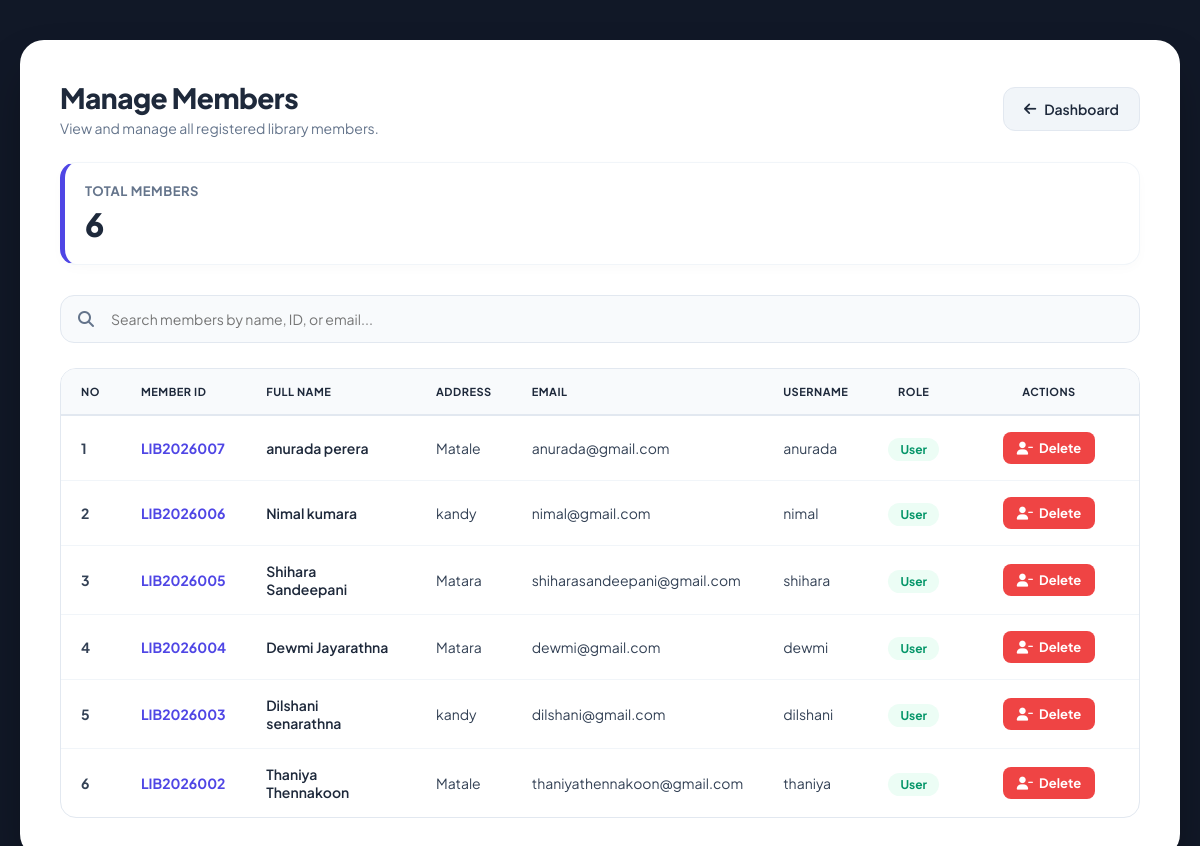
/members.php, run on the app's committed database.
### tables this page shows
CREATE TABLE IF NOT EXISTS `users` (
  `id` int NOT NULL AUTO_INCREMENT,
  `full_name` varchar(100) DEFAULT NULL,
  `address` text,
  `email` varchar(100) DEFAULT NULL,
  `username` varchar(100) DEFAULT NULL,
  `password` varchar(100) DEFAULT NULL,
  `role` varchar(20) DEFAULT NULL,
  `member_id` varchar(20) DEFAULT NULL,
  `profile_pic` varchar(255) DEFAULT NULL,
  PRIMARY KEY (`id`)
);

### members.php (the view, shortened to what this page needs)
<?php
$conn = mysqli_connect("localhost","root","","librarydb");
$sql = "SELECT * FROM users WHERE role='user' OR role='member' ORDER BY id DESC";
$result = mysqli_query($conn, $sql);
$total_members = mysqli_num_rows($result);
?>
<!DOCTYPE html>
<html lang="en">
<head>
    <link rel="stylesheet" href="members.css">
    <link rel="stylesheet" href="https://cdnjs.cloudflare.com/ajax/libs/font-awesome/6.4.0/css/all.min.css">
</head>
<body>
<div class="page-container">
    <div class="form-card table-card">
        <div class="form-header table-header-bar">
            <div class="header-left">
                <h1>Manage Members</h1>
                <p>View and manage all registered library members.</p>
            </div>
            <a href="admin_dashboard.php" class="btn-exit dashboard-btn">
                <i class="fa-solid fa-arrow-left"></i> Dashboard
            </a>
        </div>
        <div class="stat-box">
            <span class="stat-title">Total Members</span>
            <span class="stat-number"><?php echo $total_members; ?></span>
        </div>
        <div class="search-container">
            <div class="input-wrapper">
                <i class="fa-solid fa-magnifying-glass search-icon"></i>
                <input type="text" id="searchInput" placeholder="Search members by name, ID, or email...">
            </div>
        </div>
        <div class="table-responsive">
            <table id="memberTable">
                <thead>
                    <tr>
                        <th style="width: 60px;">No</th>
                        <th>Member ID</th>
                        <th>Full Name</th>
                        <th>Address</th>
                        <th>Email</th>
                        <th>Username</th>
                        <th style="text-align: center; width: 90px;">Role</th>
                        <th style="text-align: center; width: 180px;">Actions</th>
                    </tr>
                </thead>
                <tbody>
                    <?php
                    $i = 1;
                    while($row = mysqli_fetch_assoc($result)){
                    ?>
                    <tr>
                        <td><strong><?php echo $i++; ?></strong></td>
                        <td class="member-id-cell"><?php echo $row['member_id']; ?></td>
                        <td class="member-name-cell"><?php echo $row['full_name']; ?></td>
                        <td><?php echo $row['address']; ?></td>
                        <td><?php echo $row['email']; ?></td>
                        <td><?php echo $row['username']; ?></td>
                        <td style="text-align: center;">
                            <span class="role-badge"><?php echo ucfirst($row['role']); ?></span>
                        </td>
                        <td style="text-align: center;">
                            <div class="action-buttons">
                                <a class="btn-action delete-btn" href="delete_member.php?id=<?php echo $row['id']; ?>" onclick="return confirm('Are you sure you want to delete this member?')">
                                    <i class="fa-solid fa-user-minus"></i> Delete
                                </a>
                            </div>
                        </td>
                    </tr>
                    <?php } ?>
                </tbody>
            </table>
        </div>
    </div>
</div>
</body>
</html>

### members.css (style rules this page uses)
:root { --primary: #4f46e5; --primary-hover: #3730a3; --bg-dark: #111827; --card-bg: #ffffff; --text-main: #1e293b; --text-muted: #64748b; --border-color: #f1f5f9; --table-header-bg: #f8fafc; --edit-color: #10b981; --edit-hover: #059669; --delete-color: #ef4444; --delete-hover: #dc2626; }
* { margin: 0; padding: 0; box-sizing: border-box; font-family: 'Plus Jakarta Sans', sans-serif; }
body { background-color: var(--bg-dark); min-height: 100vh; display: flex; align-items: center; justify-content: center; padding: 40px 20px; }
.page-container { width: 100%; max-width: 1200px; }
.form-card { background: var(--card-bg); padding: 40px; border-radius: 24px; box-shadow: 0 25px 50px -12px rgba(0, 0, 0, 0.4); }
.table-header-bar { display: flex; justify-content: space-between; align-items: center; margin-bottom: 25px; gap: 20px; }
.header-left h1 { font-size: 28px; font-weight: 800; color: var(--text-main); letter-spacing: -0.5px; margin-bottom: 4px; }
.header-left p { font-size: 14px; color: var(--text-muted); }
.btn-exit { background: #f1f5f9; color: var(--text-main); text-decoration: none; padding: 12px 20px; border-radius: 12px; font-weight: 600; font-size: 14px; display: inline-flex; align-items: center; gap: 8px; border: 1px solid #e2e8f0; transition: all 0.2s; }
.stat-box { background: #ffffff; border-left: 5px solid var(--primary); padding: 20px; border-radius: 16px; margin-bottom: 30px; display: flex; flex-direction: column; gap: 5px; box-shadow: 0 4px 12px rgba(0, 0, 0, 0.02); border-top: 1px solid #f1f5f9; border-right: 1px solid #f1f5f9; border-bottom: 1px solid #f1f5f9; }
.stat-title { font-size: 13px; font-weight: 700; color: var(--text-muted); text-transform: uppercase; letter-spacing: 0.5px; }
.stat-number { font-size: 32px; font-weight: 800; color: var(--text-main); }
.search-container { margin-bottom: 25px; }
.search-container .input-wrapper { position: relative; display: flex; align-items: center; }
.search-container .search-icon { position: absolute; left: 18px; color: var(--text-muted); font-size: 16px; }
.search-container input { width: 100%; padding: 14px 16px 14px 50px; border: 1px solid #e2e8f0; border-radius: 14px; outline: none; font-size: 14px; background: #f8fafc; color: var(--text-main); transition: all 0.2s; }
.table-responsive { overflow-x: auto; border-radius: 16px; border: 1px solid #e2e8f0; }
table { width: 100%; border-collapse: collapse; text-align: left; font-size: 14px; }
th { background-color: var(--table-header-bg); color: var(--text-main); font-weight: 700; padding: 16px 20px; border-bottom: 2px solid #e2e8f0; text-transform: uppercase; font-size: 11px; letter-spacing: 0.5px; }
td { padding: 16px 20px; border-bottom: 1px solid var(--border-color); color: #334155; vertical-align: middle; }
tr:last-child td { border-bottom: none; }
.member-id-cell { font-weight: 700; color: var(--primary); }
.member-name-cell { font-weight: 600; color: var(--text-main); }
.role-badge { background: #ecfdf5; color: #059669; padding: 4px 12px; border-radius: 20px; font-size: 12px; font-weight: 700; }
.action-buttons { display: inline-flex; gap: 8px; justify-content: center; }
.btn-action { text-decoration: none; font-size: 13px; font-weight: 700; padding: 8px 14px; border-radius: 8px; display: inline-flex; align-items: center; gap: 6px; transition: all 0.2s; color: white; }
.delete-btn { background-color: var(--delete-color); }

### data on the page
users: member "LIB2026007", full_name "anurada perera", address "Matale", email "anurada@gmail.com", username "anurada", role "User"
users: member "LIB2026006", full_name "Nimal kumara", address "kandy", email "nimal@gmail.com", username "nimal", role "User"
users: member "LIB2026005", full_name "Shihara Sandeepani", address "Matara", email "shiharasandeepani@gmail.com", username "shihara", role "User"
users: member "LIB2026004", full_name "Dewmi Jayarathna", address "Matara", email "dewmi@gmail.com", username "dewmi", role "User"
users: member "LIB2026003", full_name "Dilshani senarathna", address "kandy", email "dilshani@gmail.com", username "dilshani", role "User"
users: member "LIB2026002", full_name "Thaniya Thennakoon", address "Matale", email "thaniyathennakoon@gmail.com", username "thaniya", role "User"

### other printed values
$total_members "6"
